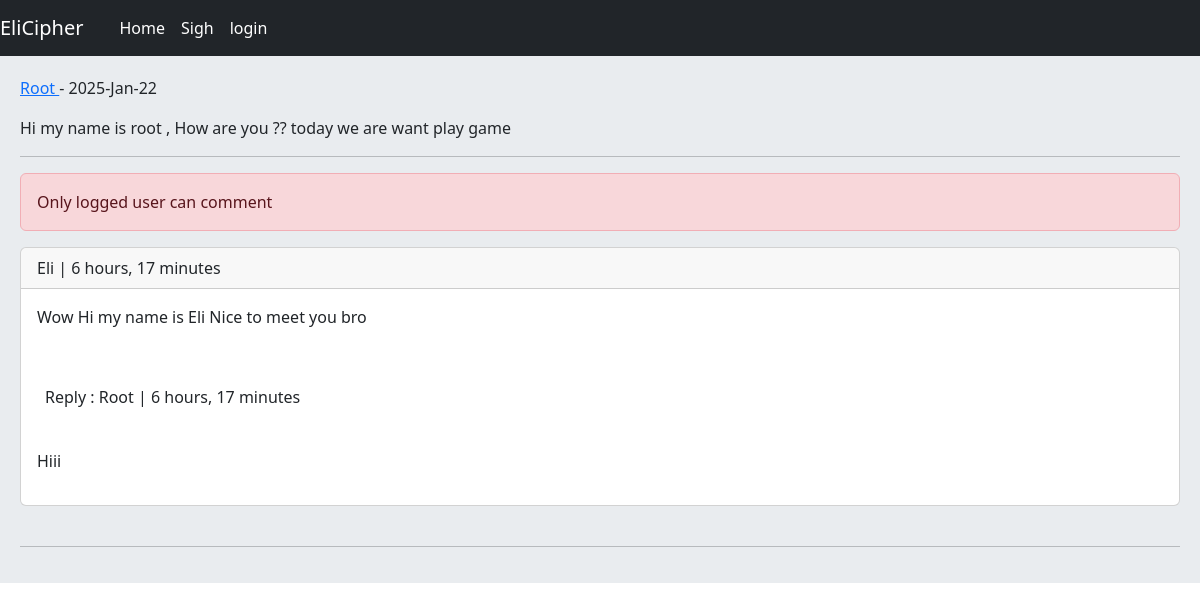
Screenshot of /post/details/19/hi-my-name-is-root/ with the database file from the repository.
### post/models.py (models this page shows, shortened)
class Post(models.Model):
    user = models.ForeignKey(User , on_delete=models.CASCADE , related_name='posts')
    slug = models.SlugField(max_length=20)
    caption = models.TextField()
    created = models.DateTimeField(auto_now_add=True)
    updated = models.DateTimeField(auto_now=True)
    class Meta:
        ordering = ['-created']

class Comment(models.Model):
    user = models.ForeignKey(User , on_delete=models.CASCADE , related_name='ucomments')
    post = models.ForeignKey(Post , on_delete=models.CASCADE , related_name='pcomments')
    reply = models.ForeignKey('Comment' , on_delete=models.CASCADE , related_name='rcomments',blank=True , null=True)
    is_reply = models.BooleanField(default=False)
    body = models.TextField(max_length=400)
    created = models.DateTimeField(auto_now_add=True)

### post/views.py (the view, shortened to what this page needs)
# urls.py: path('details/<int:post_id>/<slug:post_slug>/' , PostDetailView.as_view(),name="post_detail"),
class PostDetailView(View):
    def setup(self, request, *args, **kwargs):
        self.post_instance = get_object_or_404(Post , pk=kwargs['post_id'] , slug =kwargs['post_slug'])
        return super().setup(request, *args, **kwargs)
    form_class_reply = CommentReplyForm
    form_class = CommentCreateForm
    def get(self , request , *args , **kwargs):
        Comments = self.post_instance.pcomments.filter(is_reply = False)
        return render(request , 'post/details.html' , {"post" : self.post_instance , 'form':self.form_class , 'Comments':Comments , 'form_reply':self.form_class_reply} )

### post/templates/post/details.html (shortened to what this page needs)
{% extends 'base.html' %}
{% block detail-post %}
    <p><a href="{% url 'account:user_profile' post.user.id %}"> {{post.user.username}} </a>-  {{post.updated|date:"Y-M-d"}}</p>
    <p>{{post.caption}}</p><hr>
    {% if request.user.is_authenticated %}
        <form action="" method="post">
            {% csrf_token %}
            {{form.as_p}}
            <input type="submit" value="Send">
        </form>
    {% else %}
        <p class="alert alert-danger ">Only logged user can comment </p>
    {% endif %}
    {% for comm in Comments %}
        <div class="card">
            <p class="card-header">{{comm.user}} | {{comm.created|timesince}}</p>
            <p class="card-body">{{comm.body}}</p>
            {% with replies=comm.rcomments.all %}
            {% for reply in replies %}
                <p class="bg-primery p-3 m-2">Reply : {{reply.user}} | {{reply.created|timesince}}</p>
                <p class="card-body">{{reply.body}}</p>
            {% endfor %}
            {% endwith %}
        </div><br>
        {% empty %}
            <p>Not comment yet</p>
    {% endfor %}
        <hr>
{% endblock %}

### rows the page displays
Post: user.username "Root", updated "2025-Jan-22", caption "Hi my name is root , How are you ?? today we are want play game"
Comment: user "Eli", created "6 hours, 17 minutes", body "Wow Hi my name is Eli Nice to meet you bro"
Comment: user "Root", created "6 hours, 17 minutes", body "Hiii"
